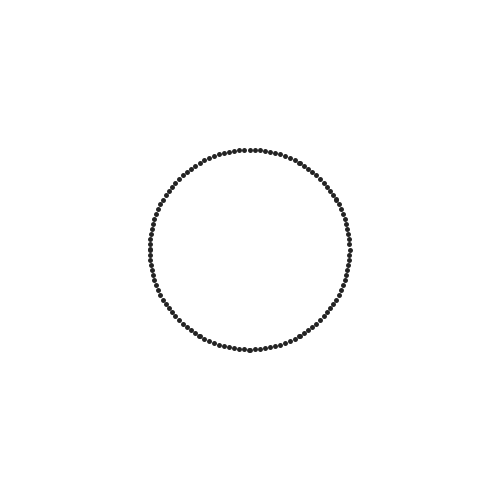
Frame 1 (no input)
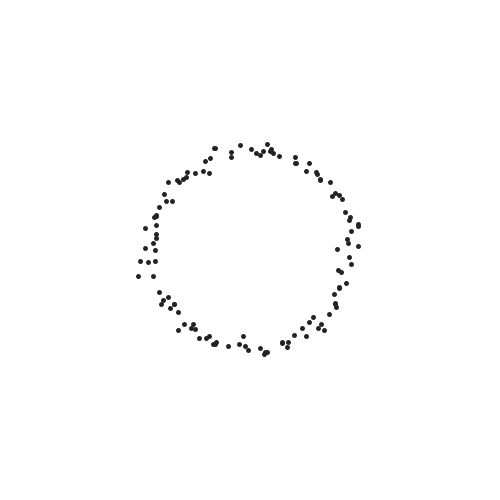
Frame 60 (the mouse pressed at the canvas centre just before this capture)
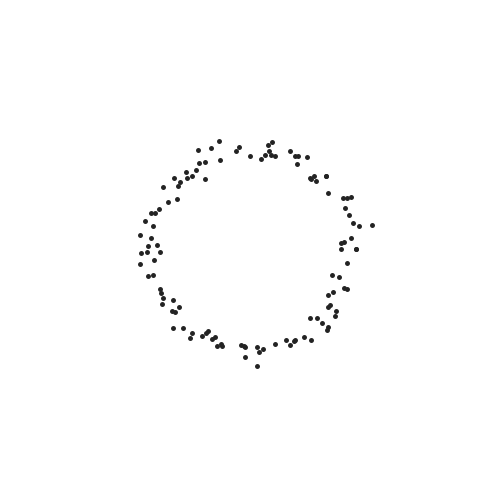
Frame 120 (the mouse held since frame 60 and released just before this capture)

The Processing sketch that drew these frames (run headless with seeded random() and noise(); from frame 60 on, the mouse is pressed at the canvas centre):

// Processing sketch: sketch_05pointcircle
// ── sketch_05pointcircle.pde
ArrayList<PVector> circle = new ArrayList<PVector>();

PVector c;
PVector s;

void setup() {
  size(500, 500);
  colorMode(HSB, 360, 100, 100);

  for (int angle = 0; angle < 360; angle += 3) {
    PVector c = PVector.fromAngle(radians(angle));
    c.mult(100);
    circle.add(c);
  }
}

void draw() {
  background(360);

  translate(width/2, height/2);
  strokeWeight(5);
  beginShape();
  noFill();
  stroke(50);
  for (PVector v : circle) {
    point(v.x, v.y);
  }
  endShape(CLOSE);
  
  for (int i = 0; i < circle.size(); i++) {
    s = PVector.random2D();
    circle.get(i).add(s);
  }
  
}
